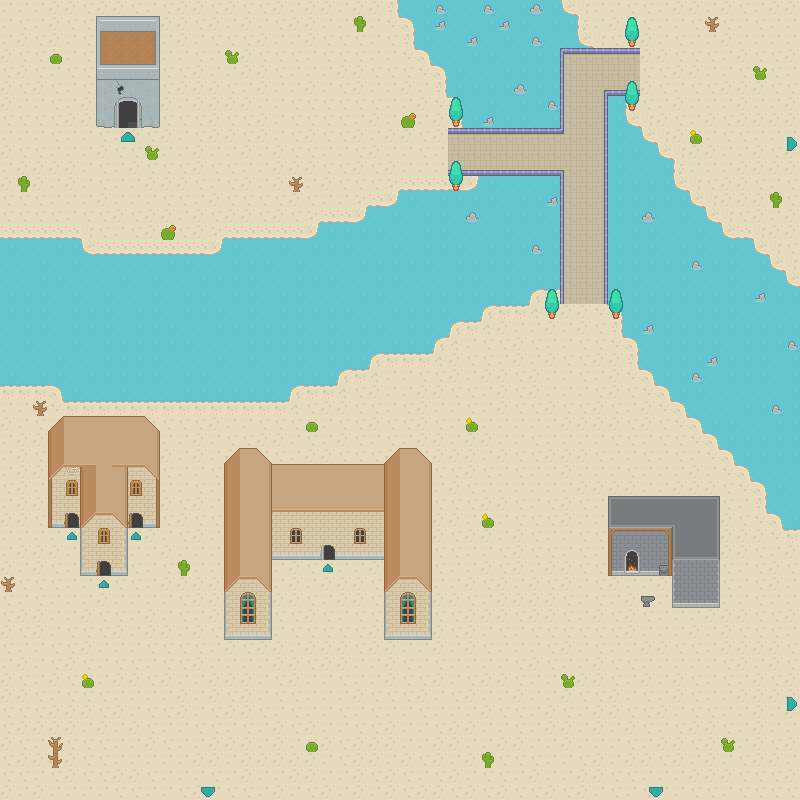

Tiled map render using the project's own tile images. Description and the map definition, with tile-layer contents summarised, below:
An orthogonal 50x50 tile map with 16x16 px tiles, 7 tile layers (Ground Terrain, Ground Overlay, Deco0, Deco1, ...), 14 hidden layers not drawn.

<map version="1.5" tiledversion="1.7.1" orientation="orthogonal" renderorder="right-down" width="50" height="50" tilewidth="16" tileheight="16" infinite="0" nextlayerid="26" nextobjectid="1">
 <editorsettings>
  <export target="Deserted Town.json" format="json" />
 </editorsettings>
 <tileset firstgid="1" source="roguelikeSheet.tsx" />
 <layer id="5" name="Ground Terrain" width="50" height="50">
  <data>[2500 cells, 2500 non-empty, 6 distinct tile ids]</data>
 </layer>
 <layer id="1" name="Ground Overlay" width="50" height="50">
  <data>[2500 cells, 1902 non-empty, 16 distinct tile ids]</data>
 </layer>
 <layer id="2" name="Deco0" width="50" height="50">
  <data>[2500 cells, 322 non-empty, 53 distinct tile ids]</data>
 </layer>
 <layer id="6" name="Deco1" width="50" height="50">
  <data>[2500 cells, 20 non-empty, 13 distinct tile ids]</data>
 </layer>
 <layer id="20" name="Deco2" width="50" height="50">
  <data>[2500 cells, 18 non-empty, 9 distinct tile ids]</data>
 </layer>
 <layer id="3" name="Above0" width="50" height="50">
  <data>[2500 cells, 147 non-empty, 28 distinct tile ids]</data>
 </layer>
 <layer id="24" name="Above1" width="50" height="50">
  <data>[2500 cells, 2 non-empty, 1 distinct tile ids]</data>
 </layer>
 <layer id="4" name="Collision" width="50" height="50" visible="0">
  <data>[2500 cells, 839 non-empty, 9 distinct tile ids]</data>
 </layer>
 <layer id="7" name="The Outskirts:32:-1:right:" width="50" height="50" visible="0">
  <data>[2500 cells, 4 non-empty, 2 distinct tile ids]</data>
 </layer>
 <layer id="8" name="The Guarded Citadel:640:1056:up:" width="50" height="50" visible="0">
  <data>[2500 cells, 1 non-empty, 1 distinct tile ids]</data>
 </layer>
 <layer id="25" name="Pine Tree Forest:-1:32:down:" width="50" height="50" visible="0">
  <data>[2500 cells, 4 non-empty, 2 distinct tile ids]</data>
 </layer>
 <layer id="10" name="Npc:wally:Wally:" width="50" height="50" visible="0">
  <data>[2500 cells, 1 non-empty, 1 distinct tile ids]</data>
 </layer>
 <layer id="19" name="Npc:andrew:Andrew:" width="50" height="50" visible="0">
  <data>[2500 cells, 1 non-empty, 1 distinct tile ids]</data>
 </layer>
 <layer id="23" name="Npc:lily:Lily:" width="50" height="50" visible="0">
  <data>[2500 cells, 1 non-empty, 1 distinct tile ids]</data>
 </layer>
 <layer id="16" name="NpcMarker:sally:Sally:" width="50" height="50" visible="0">
  <data>[2500 cells, 1 non-empty, 1 distinct tile ids]</data>
 </layer>
 <layer id="17" name="NpcMarker:mia:Mia:" width="50" height="50" visible="0">
  <data>[2500 cells, 1 non-empty, 1 distinct tile ids]</data>
 </layer>
 <layer id="18" name="NpcMarker:petmaster:Pet Master:" width="50" height="50" visible="0">
  <data>[2500 cells, 1 non-empty, 1 distinct tile ids]</data>
 </layer>
 <layer id="11" name="StaticNpc:anvil:Anvil:" width="50" height="50" visible="0">
  <data>[2500 cells, 1 non-empty, 1 distinct tile ids]</data>
 </layer>
 <layer id="13" name="StaticNpc:rubyforge:Ruby Forge:" width="50" height="50" visible="0">
  <data>[2500 cells, 1 non-empty, 1 distinct tile ids]</data>
 </layer>
 <layer id="22" name="WayPoint:wanderingtrader:waypoint:" width="50" height="50" visible="0">
  <data>[2500 cells, 8 non-empty, 1 distinct tile ids]</data>
 </layer>
 <layer id="15" name="Town Cave:320:3168:up:" width="50" height="50" visible="0">
  <data>[2500 cells, 2 non-empty, 2 distinct tile ids]</data>
 </layer>
</map>
